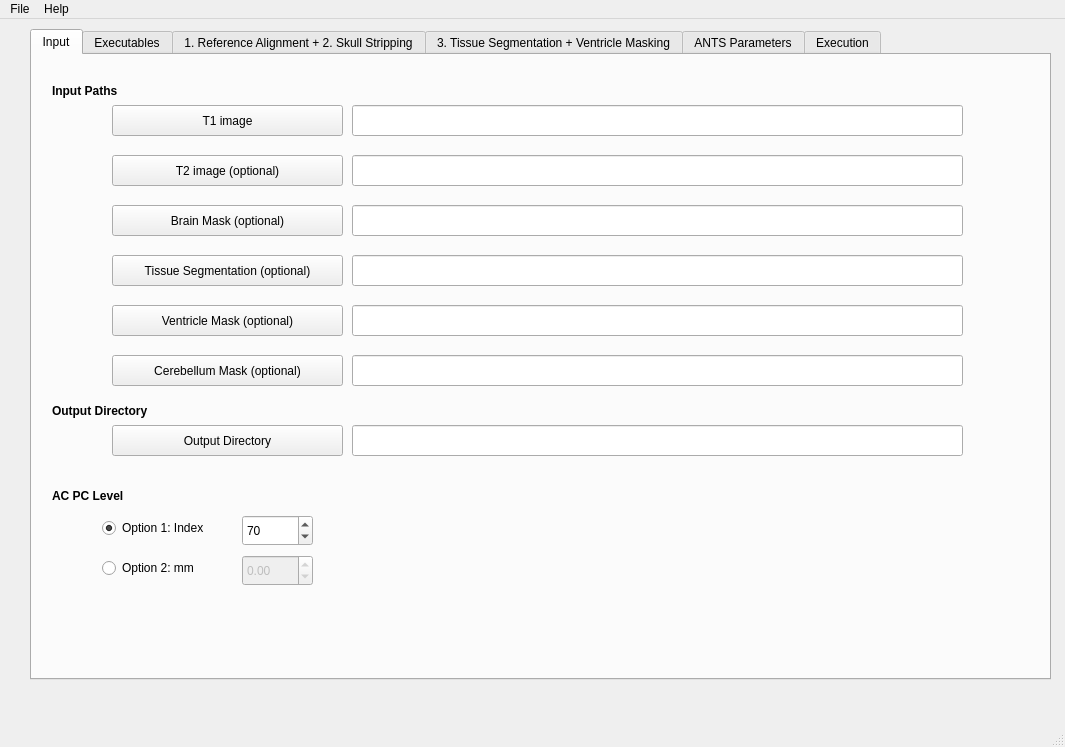
<?xml version="1.0" encoding="UTF-8"?>
<ui version="4.0">
 <class>CSFWindow</class>
 <widget class="QMainWindow" name="CSFWindow">
  <property name="geometry">
   <rect>
    <x>0</x>
    <y>0</y>
    <width>1065</width>
    <height>747</height>
   </rect>
  </property>
  <property name="windowTitle">
   <string>CSFWindow</string>
  </property>
  <widget class="QWidget" name="centralwidget">
   <widget class="QTabWidget" name="tabWidget">
    <property name="geometry">
     <rect>
      <x>30</x>
      <y>10</y>
      <width>1021</width>
      <height>651</height>
     </rect>
    </property>
    <property name="currentIndex">
     <number>0</number>
    </property>
    <widget class="QWidget" name="tab_input">
     <attribute name="title">
      <string>Input</string>
     </attribute>
     <widget class="QPushButton" name="pushButton_T1img">
      <property name="geometry">
       <rect>
        <x>80</x>
        <y>50</y>
        <width>231</width>
        <height>31</height>
       </rect>
      </property>
      <property name="text">
       <string>T1 image</string>
      </property>
     </widget>
     <widget class="QPushButton" name="pushButton_T2img">
      <property name="geometry">
       <rect>
        <x>80</x>
        <y>100</y>
        <width>231</width>
        <height>31</height>
       </rect>
      </property>
      <property name="text">
       <string>T2 image (optional)</string>
      </property>
     </widget>
     <widget class="QPushButton" name="pushButton_BrainMask">
      <property name="geometry">
       <rect>
        <x>80</x>
        <y>150</y>
        <width>231</width>
        <height>31</height>
       </rect>
      </property>
      <property name="text">
       <string>Brain Mask (optional)</string>
      </property>
     </widget>
     <widget class="QPushButton" name="pushButton_VentricleMask">
      <property name="geometry">
       <rect>
        <x>80</x>
        <y>250</y>
        <width>231</width>
        <height>31</height>
       </rect>
      </property>
      <property name="text">
       <string>Ventricle Mask (optional)</string>
      </property>
     </widget>
     <widget class="QPushButton" name="pushButton_TissueSeg">
      <property name="geometry">
       <rect>
        <x>80</x>
        <y>200</y>
        <width>231</width>
        <height>31</height>
       </rect>
      </property>
      <property name="text">
       <string>Tissue Segmentation (optional)</string>
      </property>
     </widget>
     <widget class="QLineEdit" name="lineEdit_T1img">
      <property name="geometry">
       <rect>
        <x>320</x>
        <y>50</y>
        <width>611</width>
        <height>31</height>
       </rect>
      </property>
      <property name="text">
       <string/>
      </property>
     </widget>
     <widget class="QLineEdit" name="lineEdit_T2img">
      <property name="geometry">
       <rect>
        <x>320</x>
        <y>100</y>
        <width>611</width>
        <height>31</height>
       </rect>
      </property>
     </widget>
     <widget class="QLineEdit" name="lineEdit_BrainMask">
      <property name="geometry">
       <rect>
        <x>320</x>
        <y>150</y>
        <width>611</width>
        <height>31</height>
       </rect>
      </property>
     </widget>
     <widget class="QLineEdit" name="lineEdit_VentricleMask">
      <property name="geometry">
       <rect>
        <x>320</x>
        <y>250</y>
        <width>611</width>
        <height>31</height>
       </rect>
      </property>
      <property name="text">
       <string/>
      </property>
     </widget>
     <widget class="QLineEdit" name="lineEdit_TissueSeg">
      <property name="geometry">
       <rect>
        <x>320</x>
        <y>200</y>
        <width>611</width>
        <height>31</height>
       </rect>
      </property>
      <property name="text">
       <string/>
      </property>
     </widget>
     <widget class="QLineEdit" name="lineEdit_OutputDir">
      <property name="geometry">
       <rect>
        <x>320</x>
        <y>370</y>
        <width>611</width>
        <height>31</height>
       </rect>
      </property>
      <property name="text">
       <string/>
      </property>
     </widget>
     <widget class="QLabel" name="label_InputPaths">
      <property name="geometry">
       <rect>
        <x>20</x>
        <y>20</y>
        <width>131</width>
        <height>31</height>
       </rect>
      </property>
      <property name="font">
       <font>
        <weight>75</weight>
        <bold>true</bold>
       </font>
      </property>
      <property name="text">
       <string>Input Paths</string>
      </property>
     </widget>
     <widget class="QLabel" name="label_OutpuDirectory">
      <property name="geometry">
       <rect>
        <x>20</x>
        <y>340</y>
        <width>131</width>
        <height>31</height>
       </rect>
      </property>
      <property name="font">
       <font>
        <weight>75</weight>
        <bold>true</bold>
       </font>
      </property>
      <property name="text">
       <string>Output Directory</string>
      </property>
     </widget>
     <widget class="QPushButton" name="pushButton_OutputDir">
      <property name="geometry">
       <rect>
        <x>80</x>
        <y>370</y>
        <width>231</width>
        <height>31</height>
       </rect>
      </property>
      <property name="text">
       <string>Output Directory</string>
      </property>
     </widget>
     <widget class="QLabel" name="label_AcPcLevel">
      <property name="geometry">
       <rect>
        <x>20</x>
        <y>430</y>
        <width>91</width>
        <height>21</height>
       </rect>
      </property>
      <property name="font">
       <font>
        <weight>75</weight>
        <bold>true</bold>
       </font>
      </property>
      <property name="text">
       <string>AC PC Level</string>
      </property>
     </widget>
     <widget class="QSpinBox" name="spinBox_Index">
      <property name="geometry">
       <rect>
        <x>210</x>
        <y>460</y>
        <width>71</width>
        <height>31</height>
       </rect>
      </property>
      <property name="minimum">
       <number>1</number>
      </property>
      <property name="maximum">
       <number>500</number>
      </property>
      <property name="value">
       <number>70</number>
      </property>
     </widget>
     <widget class="QDoubleSpinBox" name="doubleSpinBox_mm">
      <property name="enabled">
       <bool>false</bool>
      </property>
      <property name="geometry">
       <rect>
        <x>210</x>
        <y>500</y>
        <width>71</width>
        <height>31</height>
       </rect>
      </property>
      <property name="minimum">
       <double>-50.000000000000000</double>
      </property>
      <property name="maximum">
       <double>50.000000000000000</double>
      </property>
      <property name="singleStep">
       <double>0.010000000000000</double>
      </property>
     </widget>
     <widget class="QRadioButton" name="radioButton_Index">
      <property name="geometry">
       <rect>
        <x>70</x>
        <y>460</y>
        <width>131</width>
        <height>26</height>
       </rect>
      </property>
      <property name="text">
       <string>Option 1: Index</string>
      </property>
      <property name="checked">
       <bool>true</bool>
      </property>
     </widget>
     <widget class="QRadioButton" name="radioButton_mm">
      <property name="enabled">
       <bool>true</bool>
      </property>
      <property name="geometry">
       <rect>
        <x>70</x>
        <y>500</y>
        <width>121</width>
        <height>26</height>
       </rect>
      </property>
      <property name="text">
       <string>Option 2: mm</string>
      </property>
      <property name="checked">
       <bool>false</bool>
      </property>
     </widget>
     <widget class="QPushButton" name="CerebellumMask">
      <property name="geometry">
       <rect>
        <x>80</x>
        <y>300</y>
        <width>231</width>
        <height>31</height>
       </rect>
      </property>
      <property name="text">
       <string>Cerebellum Mask (optional)</string>
      </property>
     </widget>
     <widget class="QLineEdit" name="lineEdit_CerebellumMask">
      <property name="geometry">
       <rect>
        <x>320</x>
        <y>300</y>
        <width>611</width>
        <height>31</height>
       </rect>
      </property>
      <property name="text">
       <string/>
      </property>
     </widget>
    </widget>
    <widget class="QWidget" name="tab_executables">
     <attribute name="title">
      <string>Executables</string>
     </attribute>
     <widget class="QPushButton" name="pushButton_ABC">
      <property name="geometry">
       <rect>
        <x>30</x>
        <y>50</y>
        <width>181</width>
        <height>31</height>
       </rect>
      </property>
      <property name="text">
       <string>ABC</string>
      </property>
     </widget>
     <widget class="QPushButton" name="pushButton_ANTS">
      <property name="geometry">
       <rect>
        <x>30</x>
        <y>100</y>
        <width>181</width>
        <height>31</height>
       </rect>
      </property>
      <property name="text">
       <string>ANTS</string>
      </property>
     </widget>
     <widget class="QPushButton" name="pushButton_convertITKformats">
      <property name="geometry">
       <rect>
        <x>30</x>
        <y>350</y>
        <width>181</width>
        <height>31</height>
       </rect>
      </property>
      <property name="text">
       <string>convertITKformats</string>
      </property>
     </widget>
     <widget class="QPushButton" name="pushButton_FSLBET">
      <property name="geometry">
       <rect>
        <x>30</x>
        <y>200</y>
        <width>181</width>
        <height>31</height>
       </rect>
      </property>
      <property name="text">
       <string>FSLBET</string>
      </property>
     </widget>
     <widget class="QPushButton" name="pushButton_ImageMath">
      <property name="geometry">
       <rect>
        <x>30</x>
        <y>250</y>
        <width>181</width>
        <height>31</height>
       </rect>
      </property>
      <property name="text">
       <string>ImageMath</string>
      </property>
     </widget>
     <widget class="QPushButton" name="pushButton_Python">
      <property name="geometry">
       <rect>
        <x>30</x>
        <y>450</y>
        <width>181</width>
        <height>31</height>
       </rect>
      </property>
      <property name="text">
       <string>Python 3</string>
      </property>
     </widget>
     <widget class="QLineEdit" name="lineEdit_ABC">
      <property name="geometry">
       <rect>
        <x>220</x>
        <y>50</y>
        <width>631</width>
        <height>31</height>
       </rect>
      </property>
      <property name="text">
       <string/>
      </property>
     </widget>
     <widget class="QLineEdit" name="lineEdit_ANTS">
      <property name="geometry">
       <rect>
        <x>220</x>
        <y>100</y>
        <width>631</width>
        <height>31</height>
       </rect>
      </property>
     </widget>
     <widget class="QLineEdit" name="lineEdit_BRAINSFit">
      <property name="geometry">
       <rect>
        <x>220</x>
        <y>150</y>
        <width>631</width>
        <height>31</height>
       </rect>
      </property>
     </widget>
     <widget class="QLineEdit" name="lineEdit_FSLBET">
      <property name="geometry">
       <rect>
        <x>220</x>
        <y>200</y>
        <width>631</width>
        <height>31</height>
       </rect>
      </property>
     </widget>
     <widget class="QLineEdit" name="lineEdit_ImageMath">
      <property name="geometry">
       <rect>
        <x>220</x>
        <y>250</y>
        <width>631</width>
        <height>31</height>
       </rect>
      </property>
     </widget>
     <widget class="QLineEdit" name="lineEdit_convertITKformats">
      <property name="geometry">
       <rect>
        <x>220</x>
        <y>350</y>
        <width>631</width>
        <height>31</height>
       </rect>
      </property>
     </widget>
     <widget class="QLabel" name="label_executables">
      <property name="geometry">
       <rect>
        <x>20</x>
        <y>20</y>
        <width>151</width>
        <height>21</height>
       </rect>
      </property>
      <property name="font">
       <font>
        <weight>75</weight>
        <bold>true</bold>
       </font>
      </property>
      <property name="text">
       <string>Executables</string>
      </property>
     </widget>
     <widget class="QPushButton" name="pushButton_BRAINSFit">
      <property name="geometry">
       <rect>
        <x>30</x>
        <y>150</y>
        <width>181</width>
        <height>31</height>
       </rect>
      </property>
      <property name="text">
       <string>BRAINSFit</string>
      </property>
     </widget>
     <widget class="QLineEdit" name="lineEdit_Python">
      <property name="geometry">
       <rect>
        <x>220</x>
        <y>450</y>
        <width>631</width>
        <height>31</height>
       </rect>
      </property>
     </widget>
     <widget class="QLineEdit" name="lineEdit_ImageStat">
      <property name="geometry">
       <rect>
        <x>220</x>
        <y>300</y>
        <width>631</width>
        <height>31</height>
       </rect>
      </property>
     </widget>
     <widget class="QPushButton" name="pushButton_ImageStat">
      <property name="geometry">
       <rect>
        <x>30</x>
        <y>300</y>
        <width>181</width>
        <height>31</height>
       </rect>
      </property>
      <property name="text">
       <string>ImageStat</string>
      </property>
     </widget>
     <widget class="QPushButton" name="pushButton_WarpImageMultiTransform">
      <property name="geometry">
       <rect>
        <x>30</x>
        <y>400</y>
        <width>181</width>
        <height>31</height>
       </rect>
      </property>
      <property name="text">
       <string>WarpImageMultiTransform</string>
      </property>
     </widget>
     <widget class="QLineEdit" name="lineEdit_WarpImageMultiTransform">
      <property name="geometry">
       <rect>
        <x>220</x>
        <y>400</y>
        <width>631</width>
        <height>31</height>
       </rect>
      </property>
      <property name="text">
       <string/>
      </property>
     </widget>
    </widget>
    <widget class="QWidget" name="tab_RAandSS">
     <attribute name="title">
      <string>1. Reference Alignment + 2. Skull Stripping</string>
     </attribute>
     <widget class="QRadioButton" name="radioButton_rigidRegistration">
      <property name="geometry">
       <rect>
        <x>60</x>
        <y>50</y>
        <width>211</width>
        <height>26</height>
       </rect>
      </property>
      <property name="text">
       <string>Perform rigid registration</string>
      </property>
      <property name="checked">
       <bool>true</bool>
      </property>
     </widget>
     <widget class="QRadioButton" name="radioButton_preAligned">
      <property name="geometry">
       <rect>
        <x>60</x>
        <y>140</y>
        <width>201</width>
        <height>26</height>
       </rect>
      </property>
      <property name="text">
       <string>My data is pre-aligned</string>
      </property>
     </widget>
     <widget class="QCheckBox" name="checkBox_SkullStripping">
      <property name="geometry">
       <rect>
        <x>50</x>
        <y>220</y>
        <width>381</width>
        <height>26</height>
       </rect>
      </property>
      <property name="contextMenuPolicy">
       <enum>Qt::PreventContextMenu</enum>
      </property>
      <property name="text">
       <string>Perform automatic skull-stripping</string>
      </property>
      <property name="checked">
       <bool>true</bool>
      </property>
     </widget>
     <widget class="QLabel" name="label_ReferenceAlignment">
      <property name="geometry">
       <rect>
        <x>20</x>
        <y>20</y>
        <width>171</width>
        <height>21</height>
       </rect>
      </property>
      <property name="font">
       <font>
        <weight>75</weight>
        <bold>true</bold>
       </font>
      </property>
      <property name="text">
       <string>1. Reference Alignment</string>
      </property>
     </widget>
     <widget class="QLabel" name="label_SkullStripping">
      <property name="geometry">
       <rect>
        <x>20</x>
        <y>190</y>
        <width>191</width>
        <height>21</height>
       </rect>
      </property>
      <property name="font">
       <font>
        <weight>75</weight>
        <bold>true</bold>
       </font>
      </property>
      <property name="text">
       <string>2. Skull Stripping</string>
      </property>
     </widget>
     <widget class="QPushButton" name="pushButton_ReferenceAtlasFile">
      <property name="geometry">
       <rect>
        <x>60</x>
        <y>90</y>
        <width>201</width>
        <height>31</height>
       </rect>
      </property>
      <property name="text">
       <string>Reference Atlas File</string>
      </property>
     </widget>
     <widget class="QLineEdit" name="lineEdit_ReferenceAtlasFile">
      <property name="geometry">
       <rect>
        <x>280</x>
        <y>90</y>
        <width>661</width>
        <height>31</height>
       </rect>
      </property>
     </widget>
     <widget class="QLabel" name="label_dataAlignmentMessage">
      <property name="enabled">
       <bool>true</bool>
      </property>
      <property name="geometry">
       <rect>
        <x>290</x>
        <y>40</y>
        <width>551</width>
        <height>41</height>
       </rect>
      </property>
      <property name="font">
       <font>
        <italic>true</italic>
       </font>
      </property>
      <property name="text">
       <string>You have selected at least one mask, which implies your data is aligned.</string>
      </property>
     </widget>
     <widget class="QListWidget" name="listWidget_SSAtlases">
      <property name="geometry">
       <rect>
        <x>260</x>
        <y>310</y>
        <width>501</width>
        <height>291</height>
       </rect>
      </property>
     </widget>
     <widget class="QLineEdit" name="lineEdit_SSAtlasFolder">
      <property name="geometry">
       <rect>
        <x>280</x>
        <y>260</y>
        <width>661</width>
        <height>31</height>
       </rect>
      </property>
     </widget>
     <widget class="QPushButton" name="pushButton_SSAtlasFolder">
      <property name="geometry">
       <rect>
        <x>60</x>
        <y>260</y>
        <width>201</width>
        <height>31</height>
       </rect>
      </property>
      <property name="text">
       <string>Atlases Folder</string>
      </property>
     </widget>
    </widget>
    <widget class="QWidget" name="tab_TissueSeg">
     <attribute name="title">
      <string>3. Tissue Segmentation + Ventricle Masking</string>
     </attribute>
     <widget class="QCheckBox" name="checkBox_TissueSeg">
      <property name="geometry">
       <rect>
        <x>30</x>
        <y>30</y>
        <width>241</width>
        <height>26</height>
       </rect>
      </property>
      <property name="text">
       <string>Perform tissue segmentation</string>
      </property>
      <property name="checked">
       <bool>true</bool>
      </property>
     </widget>
     <widget class="QLabel" name="label_TissueSeg">
      <property name="geometry">
       <rect>
        <x>30</x>
        <y>70</y>
        <width>271</width>
        <height>21</height>
       </rect>
      </property>
      <property name="font">
       <font>
        <weight>75</weight>
        <bold>true</bold>
       </font>
      </property>
      <property name="text">
       <string>&lt;html&gt;&lt;head/&gt;&lt;body&gt;&lt;p&gt;Tissue Segmentation Parameters&lt;/p&gt;&lt;/body&gt;&lt;/html&gt;</string>
      </property>
     </widget>
     <widget class="QLineEdit" name="lineEdit_TissueSegAtlas">
      <property name="geometry">
       <rect>
        <x>360</x>
        <y>120</y>
        <width>601</width>
        <height>31</height>
       </rect>
      </property>
     </widget>
     <widget class="QPushButton" name="pushButton_TissueSegAtlas">
      <property name="geometry">
       <rect>
        <x>80</x>
        <y>120</y>
        <width>261</width>
        <height>31</height>
       </rect>
      </property>
      <property name="text">
       <string>Tissue Segmentation Atlas Directory</string>
      </property>
     </widget>
     <widget class="QPushButton" name="pushButton_ROIAtlasT1">
      <property name="geometry">
       <rect>
        <x>79</x>
        <y>320</y>
        <width>261</width>
        <height>31</height>
       </rect>
      </property>
      <property name="text">
       <string>Atlas T1</string>
      </property>
     </widget>
     <widget class="QLabel" name="label_VentricleRemoval">
      <property name="geometry">
       <rect>
        <x>30</x>
        <y>260</y>
        <width>211</width>
        <height>31</height>
       </rect>
      </property>
      <property name="font">
       <font>
        <weight>75</weight>
        <bold>true</bold>
       </font>
      </property>
      <property name="text">
       <string>Ventricle Removal Parameters</string>
      </property>
     </widget>
     <widget class="QCheckBox" name="checkBox_VentricleRemoval">
      <property name="geometry">
       <rect>
        <x>30</x>
        <y>230</y>
        <width>371</width>
        <height>26</height>
       </rect>
      </property>
      <property name="text">
       <string>Remove ventricles from CSF</string>
      </property>
      <property name="checked">
       <bool>true</bool>
      </property>
     </widget>
     <widget class="QLineEdit" name="lineEdit_ROIAtlasT1">
      <property name="geometry">
       <rect>
        <x>360</x>
        <y>320</y>
        <width>601</width>
        <height>31</height>
       </rect>
      </property>
     </widget>
    </widget>
    <widget class="QWidget" name="tab_ANTSregistration">
     <attribute name="title">
      <string>ANTS Parameters</string>
     </attribute>
     <widget class="QLabel" name="label_ANTSregistration">
      <property name="geometry">
       <rect>
        <x>20</x>
        <y>20</y>
        <width>221</width>
        <height>21</height>
       </rect>
      </property>
      <property name="font">
       <font>
        <weight>75</weight>
        <bold>true</bold>
       </font>
      </property>
      <property name="text">
       <string>ANTS Registration Parameters</string>
      </property>
     </widget>
     <widget class="QLabel" name="label_RegType1">
      <property name="geometry">
       <rect>
        <x>60</x>
        <y>60</y>
        <width>151</width>
        <height>21</height>
       </rect>
      </property>
      <property name="text">
       <string>Registration Type</string>
      </property>
     </widget>
     <widget class="QLabel" name="label_RegType2">
      <property name="geometry">
       <rect>
        <x>60</x>
        <y>90</y>
        <width>171</width>
        <height>21</height>
       </rect>
      </property>
      <property name="font">
       <font>
        <italic>true</italic>
       </font>
      </property>
      <property name="text">
       <string>ANTS Registration Type</string>
      </property>
     </widget>
     <widget class="QLabel" name="label_TransformationStep1">
      <property name="geometry">
       <rect>
        <x>60</x>
        <y>140</y>
        <width>141</width>
        <height>21</height>
       </rect>
      </property>
      <property name="text">
       <string>Transformation Step</string>
      </property>
     </widget>
     <widget class="QLabel" name="label_TransformationStep2">
      <property name="geometry">
       <rect>
        <x>60</x>
        <y>170</y>
        <width>291</width>
        <height>21</height>
       </rect>
      </property>
      <property name="font">
       <font>
        <italic>true</italic>
       </font>
      </property>
      <property name="text">
       <string>Diffeomorphic gradient descent step length</string>
      </property>
     </widget>
     <widget class="QLabel" name="label_Iterations1">
      <property name="geometry">
       <rect>
        <x>60</x>
        <y>220</y>
        <width>66</width>
        <height>21</height>
       </rect>
      </property>
      <property name="text">
       <string>Iterations</string>
      </property>
     </widget>
     <widget class="QLabel" name="label_Iterations2">
      <property name="geometry">
       <rect>
        <x>60</x>
        <y>250</y>
        <width>241</width>
        <height>21</height>
       </rect>
      </property>
      <property name="font">
       <font>
        <italic>true</italic>
       </font>
      </property>
      <property name="text">
       <string>ANTS Iterations for diffeomorphism</string>
      </property>
     </widget>
     <widget class="QLabel" name="label_Metric1">
      <property name="geometry">
       <rect>
        <x>60</x>
        <y>290</y>
        <width>111</width>
        <height>21</height>
       </rect>
      </property>
      <property name="text">
       <string>Similarity Metric</string>
      </property>
     </widget>
     <widget class="QLabel" name="label_Metric2">
      <property name="geometry">
       <rect>
        <x>60</x>
        <y>320</y>
        <width>431</width>
        <height>21</height>
       </rect>
      </property>
      <property name="font">
       <font>
        <italic>true</italic>
       </font>
      </property>
      <property name="text">
       <string>ANTS Similarity Metric type: CC=Cross-Correlation,</string>
      </property>
     </widget>
     <widget class="QLabel" name="label_Metric3">
      <property name="geometry">
       <rect>
        <x>60</x>
        <y>340</y>
        <width>371</width>
        <height>21</height>
       </rect>
      </property>
      <property name="font">
       <font>
        <italic>true</italic>
       </font>
      </property>
      <property name="text">
       <string>MI=Mutual Information, MSQ=Mean Square Difference</string>
      </property>
     </widget>
     <widget class="QLabel" name="label_SimilarityParameter1">
      <property name="geometry">
       <rect>
        <x>60</x>
        <y>390</y>
        <width>311</width>
        <height>21</height>
       </rect>
      </property>
      <property name="text">
       <string>Similarity Parameter</string>
      </property>
      <property name="buddy">
       <cstring>label_SimilarityParameter1</cstring>
      </property>
     </widget>
     <widget class="QLabel" name="label_SimilarityParameter2">
      <property name="geometry">
       <rect>
        <x>60</x>
        <y>420</y>
        <width>421</width>
        <height>21</height>
       </rect>
      </property>
      <property name="font">
       <font>
        <italic>true</italic>
       </font>
      </property>
      <property name="text">
       <string>Region Radius for CC, number of bins for MI, etc.</string>
      </property>
     </widget>
     <widget class="QLabel" name="label_GaussianSigma1">
      <property name="geometry">
       <rect>
        <x>60</x>
        <y>460</y>
        <width>161</width>
        <height>21</height>
       </rect>
      </property>
      <property name="text">
       <string>Gaussian Sigma</string>
      </property>
     </widget>
     <widget class="QLabel" name="label_GaussianSigma2">
      <property name="geometry">
       <rect>
        <x>60</x>
        <y>490</y>
        <width>231</width>
        <height>21</height>
       </rect>
      </property>
      <property name="font">
       <font>
        <italic>true</italic>
       </font>
      </property>
      <property name="text">
       <string>ANTS Gaussian Sigma</string>
      </property>
     </widget>
     <widget class="QLabel" name="label_T1Weight">
      <property name="geometry">
       <rect>
        <x>60</x>
        <y>540</y>
        <width>81</width>
        <height>21</height>
       </rect>
      </property>
      <property name="text">
       <string>T1 Weight</string>
      </property>
     </widget>
     <widget class="QComboBox" name="comboBox_RegType">
      <property name="geometry">
       <rect>
        <x>480</x>
        <y>80</y>
        <width>151</width>
        <height>31</height>
       </rect>
      </property>
      <item>
       <property name="text">
        <string>GreedyDiffeo</string>
       </property>
      </item>
      <item>
       <property name="text">
        <string>Rigid</string>
       </property>
      </item>
      <item>
       <property name="text">
        <string>Affine</string>
       </property>
      </item>
      <item>
       <property name="text">
        <string>SpatioTempDiffeo</string>
       </property>
      </item>
     </widget>
     <widget class="QSpinBox" name="spinBox_SimilarityParameter">
      <property name="geometry">
       <rect>
        <x>560</x>
        <y>420</y>
        <width>71</width>
        <height>31</height>
       </rect>
      </property>
      <property name="value">
       <number>4</number>
      </property>
     </widget>
     <widget class="QSpinBox" name="spinBox_T1Weight">
      <property name="geometry">
       <rect>
        <x>560</x>
        <y>540</y>
        <width>71</width>
        <height>31</height>
       </rect>
      </property>
      <property name="value">
       <number>1</number>
      </property>
     </widget>
     <widget class="QDoubleSpinBox" name="doubleSpinBox_GaussianSigma">
      <property name="geometry">
       <rect>
        <x>560</x>
        <y>480</y>
        <width>71</width>
        <height>31</height>
       </rect>
      </property>
      <property name="singleStep">
       <double>0.010000000000000</double>
      </property>
      <property name="value">
       <double>3.000000000000000</double>
      </property>
     </widget>
     <widget class="QDoubleSpinBox" name="doubleSpinBox_TransformationStep">
      <property name="geometry">
       <rect>
        <x>560</x>
        <y>160</y>
        <width>71</width>
        <height>31</height>
       </rect>
      </property>
      <property name="singleStep">
       <double>0.010000000000000</double>
      </property>
      <property name="value">
       <double>0.250000000000000</double>
      </property>
     </widget>
     <widget class="QLineEdit" name="lineEdit_Iterations">
      <property name="geometry">
       <rect>
        <x>482</x>
        <y>250</y>
        <width>151</width>
        <height>33</height>
       </rect>
      </property>
      <property name="text">
       <string>100x50x25</string>
      </property>
     </widget>
     <widget class="QComboBox" name="comboBox_Metric">
      <property name="geometry">
       <rect>
        <x>480</x>
        <y>330</y>
        <width>151</width>
        <height>31</height>
       </rect>
      </property>
      <item>
       <property name="text">
        <string>CC</string>
       </property>
      </item>
      <item>
       <property name="text">
        <string>MI</string>
       </property>
      </item>
      <item>
       <property name="text">
        <string>MSQ</string>
       </property>
      </item>
     </widget>
    </widget>
    <widget class="QWidget" name="tab_Execution">
     <attribute name="title">
      <string>Execution</string>
     </attribute>
     <widget class="QTextBrowser" name="out_log">
      <property name="geometry">
       <rect>
        <x>40</x>
        <y>70</y>
        <width>451</width>
        <height>511</height>
       </rect>
      </property>
      <property name="html">
       <string>&lt;!DOCTYPE HTML PUBLIC &quot;-//W3C//DTD HTML 4.0//EN&quot; &quot;http://www.w3.org/TR/REC-html40/strict.dtd&quot;&gt;
&lt;html&gt;&lt;head&gt;&lt;meta name=&quot;qrichtext&quot; content=&quot;1&quot; /&gt;&lt;style type=&quot;text/css&quot;&gt;
p, li { white-space: pre-wrap; }
&lt;/style&gt;&lt;/head&gt;&lt;body style=&quot; font-family:'Sans Serif'; font-size:9pt; font-weight:400; font-style:normal;&quot;&gt;
&lt;p style=&quot;-qt-paragraph-type:empty; margin-top:0px; margin-bottom:0px; margin-left:0px; margin-right:0px; -qt-block-indent:0; text-indent:0px;&quot;&gt;&lt;br /&gt;&lt;/p&gt;&lt;/body&gt;&lt;/html&gt;</string>
      </property>
     </widget>
     <widget class="QTextBrowser" name="err_log">
      <property name="geometry">
       <rect>
        <x>530</x>
        <y>70</y>
        <width>451</width>
        <height>511</height>
       </rect>
      </property>
     </widget>
     <widget class="QLabel" name="label_out">
      <property name="geometry">
       <rect>
        <x>200</x>
        <y>50</y>
        <width>131</width>
        <height>16</height>
       </rect>
      </property>
      <property name="font">
       <font>
        <pointsize>9</pointsize>
        <weight>75</weight>
        <bold>true</bold>
       </font>
      </property>
      <property name="text">
       <string>Output messages</string>
      </property>
     </widget>
     <widget class="QLabel" name="label_err">
      <property name="geometry">
       <rect>
        <x>740</x>
        <y>50</y>
        <width>59</width>
        <height>14</height>
       </rect>
      </property>
      <property name="font">
       <font>
        <weight>75</weight>
        <bold>true</bold>
       </font>
      </property>
      <property name="text">
       <string>Errors</string>
      </property>
     </widget>
     <widget class="QPushButton" name="pushButton_execute">
      <property name="geometry">
       <rect>
        <x>460</x>
        <y>20</y>
        <width>101</width>
        <height>31</height>
       </rect>
      </property>
      <property name="text">
       <string>Execute</string>
      </property>
     </widget>
    </widget>
   </widget>
  </widget>
  <widget class="QMenuBar" name="menubar">
   <property name="geometry">
    <rect>
     <x>0</x>
     <y>0</y>
     <width>1065</width>
     <height>19</height>
    </rect>
   </property>
   <widget class="QMenu" name="menu">
    <property name="title">
     <string>File</string>
    </property>
    <addaction name="action_LoadData"/>
    <addaction name="action_SaveData"/>
    <addaction name="separator"/>
    <addaction name="action_LoadParameter"/>
    <addaction name="action_SaveParameter"/>
    <addaction name="separator"/>
    <addaction name="action_LoadSoftware"/>
    <addaction name="action_SaveSoftware"/>
    <addaction name="separator"/>
    <addaction name="action_Quit"/>
   </widget>
   <widget class="QMenu" name="menuHelp">
    <property name="title">
     <string>Help</string>
    </property>
    <addaction name="actionAbout"/>
   </widget>
   <addaction name="menu"/>
   <addaction name="menuHelp"/>
  </widget>
  <widget class="QStatusBar" name="statusbar"/>
  <action name="action_LoadData">
   <property name="text">
    <string>Load  Data Configuration</string>
   </property>
  </action>
  <action name="action_SaveData">
   <property name="text">
    <string>Save  Data Configuration</string>
   </property>
  </action>
  <action name="action_LoadParameter">
   <property name="text">
    <string>Load  Parameter Configuration</string>
   </property>
  </action>
  <action name="action_SaveParameter">
   <property name="text">
    <string>Save Parameter Configuration</string>
   </property>
  </action>
  <action name="action_LoadSoftware">
   <property name="text">
    <string>Load  Software Configuration</string>
   </property>
  </action>
  <action name="action_SaveSoftware">
   <property name="text">
    <string>Save  Software Configuration</string>
   </property>
  </action>
  <action name="actionAbout">
   <property name="text">
    <string>About</string>
   </property>
  </action>
  <action name="action_Quit">
   <property name="text">
    <string>Quit</string>
   </property>
  </action>
 </widget>
 <resources/>
 <connections/>
</ui>
